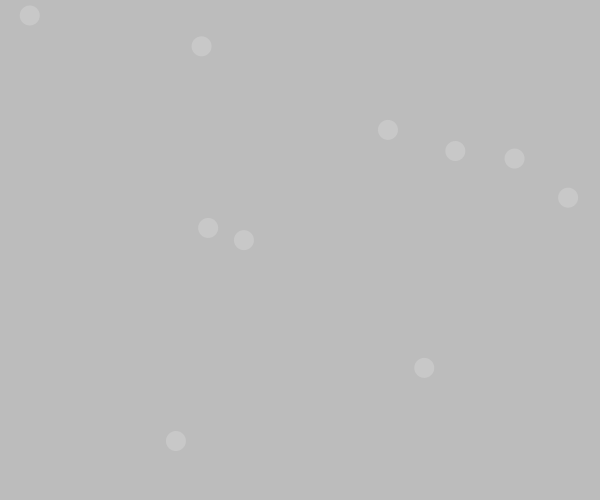
Frame 1 (no input)
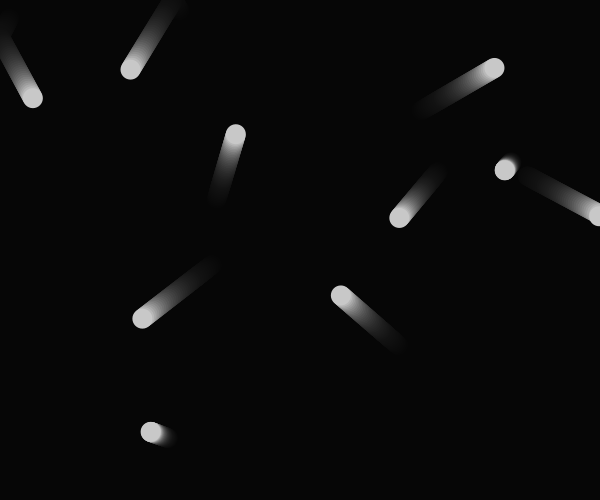
Frame 60 (the mouse pressed at the canvas centre just before this capture)
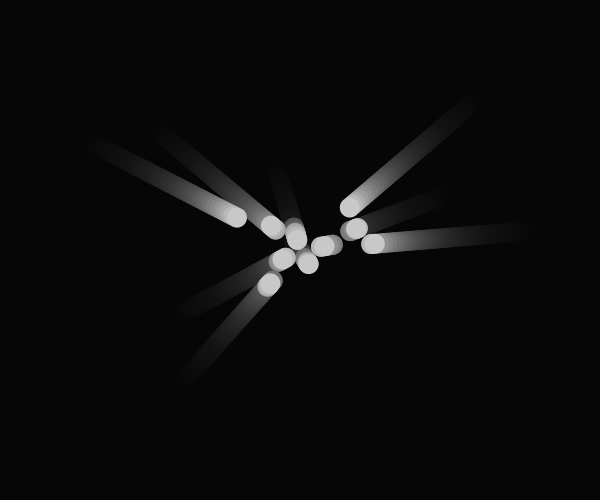
Frame 120 (the mouse held since frame 60 and released just before this capture)

The Processing sketch that drew these frames (run headless with seeded random() and noise(); from frame 60 on, the mouse is pressed at the canvas centre):

// Processing sketch: processing_164723
// ── processing_164723.pde

Orb[] theOrbs = new Orb[10];

void setup() {
  size(600, 500);
  for (int i = 0; i < theOrbs.length; i++) {
    PVector location =  new PVector(random(width), random(height));
    PVector speed =  new PVector(random(-2, 2), random(-2, 2));
    theOrbs[i] = new Orb(location, speed, theOrbs);
  }
}

void draw() {
  noStroke();
  fill(0, 20);
  rect(0, 0, width, height);

  //background(0);
  fill(200);
  for (int i = 0; i < theOrbs.length; i++) {
    theOrbs[i].run();
  }
}



class Orb {
  PVector location, speed, acceleration;
  Orb[] theArray;

  Orb(PVector loc, PVector spd, Orb[] myArray) {
    location = loc;
    speed = spd;
    theArray = myArray;
  }

  void run() {
    display();
    move();
    bounds();
    mouser();
    collision();
  }

  void display() {
    ellipse(location.x, location.y, 20, 20);
  }

  void move() {
    location.add(speed);
  }

  void bounds() {
    if (location.x > width || location.x < 0) {
      speed.x = speed.x * -1;
      move();
    }
    if (location.y > height || location.y < 0) {
      speed.y = speed.y * -1;
      move();
    }
  }

  void mouser() {
    if (mousePressed == true) {
      PVector mouse = new PVector(mouseX, mouseY);
      PVector direction = PVector.sub(mouse, location);
      direction.normalize();
      direction.mult(.5);
      acceleration = direction;

      speed.add(acceleration);
      speed.limit(2);
      location.add(speed);
    }
  }

  public PVector getLocation() {
    return location;
  }

  void collision() {
    for (int i = 0; i < theArray.length; i++) {
      float distance = PVector.dist(this.getLocation(), theArray[i].getLocation());
      if (distance < 20 && theArray[i] != this) {
        speed.x = speed.x * -1;
        speed.y = speed.y * -1;
        move();
        move();
      }
    }
  }
}
